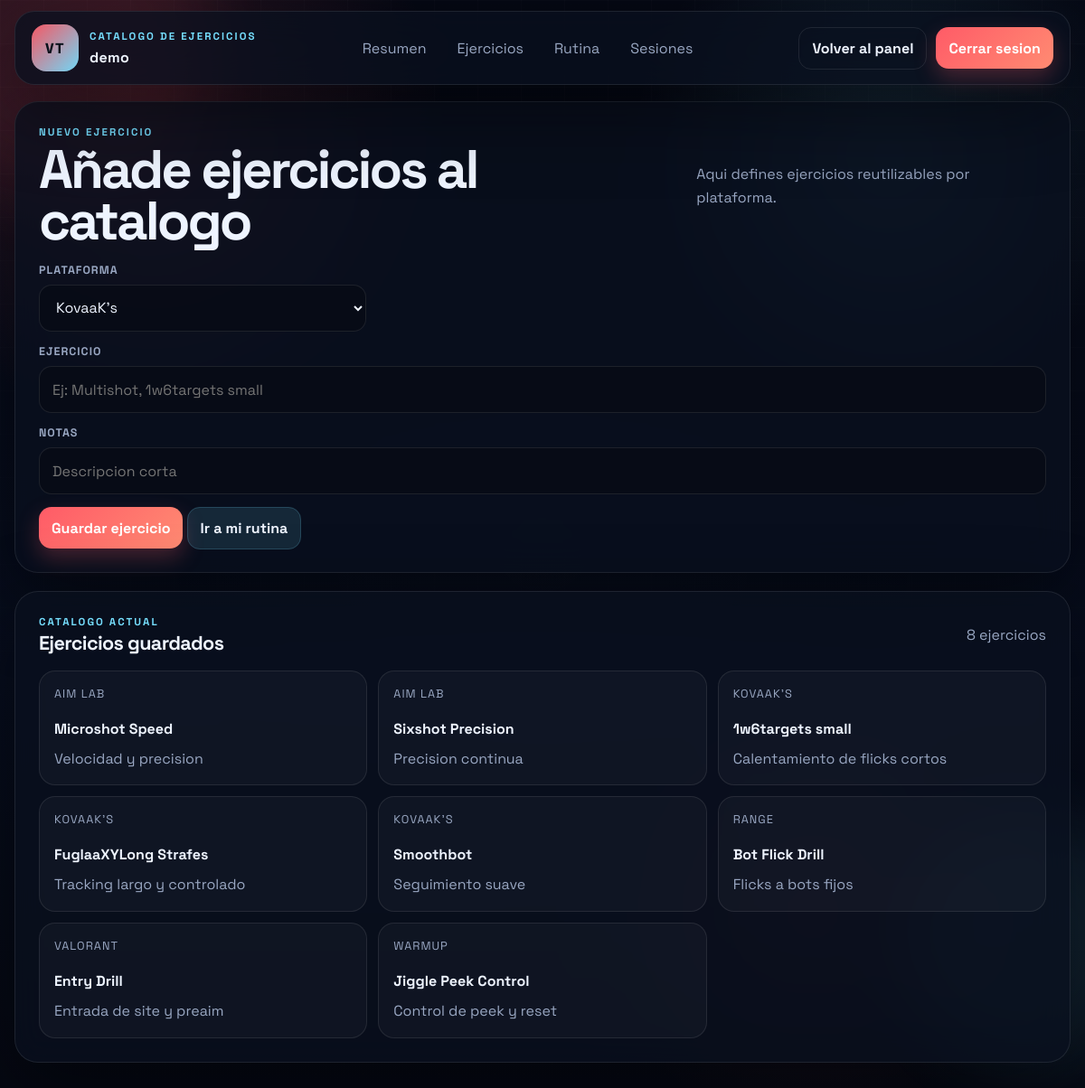
Screenshot of /exercises.php (signed in) with the database file from the repository.
### tables this page shows
CREATE TABLE IF NOT EXISTS users (
    id INT UNSIGNED NOT NULL AUTO_INCREMENT,
    username VARCHAR(50) NOT NULL,
    email VARCHAR(120) NOT NULL,
    password_hash VARCHAR(255) NOT NULL,
    email_verified_at TIMESTAMP NULL DEFAULT NULL,
    email_verification_token_hash CHAR(64) NULL,
    email_verification_sent_at TIMESTAMP NULL DEFAULT NULL,
    created_at TIMESTAMP NOT NULL DEFAULT CURRENT_TIMESTAMP,
    updated_at TIMESTAMP NOT NULL DEFAULT CURRENT_TIMESTAMP ON UPDATE CURRENT_TIMESTAMP,
    PRIMARY KEY (id),
    UNIQUE KEY uq_users_username (username),
    UNIQUE KEY uq_users_email (email)
);

CREATE TABLE IF NOT EXISTS training_exercises (
    id INT UNSIGNED NOT NULL AUTO_INCREMENT,
    platform VARCHAR(40) NOT NULL,
    exercise_name VARCHAR(190) NOT NULL,
    notes TEXT NULL,
    created_at TIMESTAMP NOT NULL DEFAULT CURRENT_TIMESTAMP,
    updated_at TIMESTAMP NOT NULL DEFAULT CURRENT_TIMESTAMP ON UPDATE CURRENT_TIMESTAMP,
    PRIMARY KEY (id),
    UNIQUE KEY uq_training_exercises_platform_name (platform, exercise_name)
);

### helpers.php (called while the page is built, shortened)
<?php
function h($value): string
{
    return htmlspecialchars((string) $value, ENT_QUOTES, 'UTF-8');
}
function asset_version(string $path): string
{
    $absolutePath = __DIR__ . '/' . ltrim($path, '/');
    $modifiedTime = @filemtime($absolutePath);
    return $modifiedTime !== false ? (string) $modifiedTime : (string) time();
}
function current_user(PDO $pdo): ?array
{
    $fields = ['id', 'username', 'email', 'created_at'];
    if (column_exists($pdo, 'users', 'email_verified_at')) {
        $fields[] = 'email_verified_at';
    } else {
        $fields[] = 'NULL AS email_verified_at';
    }
    $statement = $pdo->prepare('SELECT ' . implode(', ', $fields) . ' FROM users WHERE id = :id LIMIT 1');
    $statement->execute(['id' => (int) $_SESSION['user_id']]);
    $user = $statement->fetch();
    return $user ?: null;
}
function column_exists(PDO $pdo, string $table, string $column): bool
{
    static $cache = [];
    $cacheKey = $table . '.' . $column;
    $statement = $pdo->prepare(
        'SELECT 1
         FROM information_schema.columns
         WHERE table_schema = DATABASE()
           AND table_name = :table_name
           AND column_name = :column_name
         LIMIT 1'
    );
    $statement->execute([
        'table_name' => $table,
        'column_name' => $column,
    ]);
    $cache[$cacheKey] = (bool) $statement->fetchColumn();
    return $cache[$cacheKey];
}

### app_context.php (called while the page is built, shortened)
<?php
function fetch_exercise_catalog(PDO $pdo): array
{
    $statement = $pdo->query(
        'SELECT id, platform, exercise_name, notes
         FROM training_exercises
         ORDER BY platform ASC, exercise_name ASC'
    );
    return $statement ? $statement->fetchAll() : [];
}

### exercises.php (the view, shortened to what this page needs)
<?php
require_once __DIR__ . '/db.php';
require_once __DIR__ . '/helpers.php';
require_once __DIR__ . '/app_context.php';
$pdo = null;
try {
    $pdo = db();
} catch (Throwable $throwable) {
    $dbError = 'No se pudo conectar a la base de datos. Revisa la configuracion de InfinityFree.';
}
$user = null;
$exerciseCatalog = [];
if ($pdo instanceof PDO) {
    $user = current_user($pdo);
    $exerciseCatalog = fetch_exercise_catalog($pdo);
}
?>
<!doctype html>
<html lang="es">
<head>
  <link rel="stylesheet" href="styles.css?v=<?= h(asset_version('styles.css')) ?>" />
</head>
<body>
  <div class="bg-orb orb-a"></div>
  <div class="bg-orb orb-b"></div>
  <div class="bg-grid"></div>
  <header class="site-header card">
    <div class="brand brand-lockup">
      <div class="brand-mark">VT</div>
      <div>
        <p class="eyebrow">Catalogo de ejercicios</p>
        <h1><?= $user ? h($user['username']) : 'Training Log' ?></h1>
      </div>
    </div>
    <nav class="site-nav" aria-label="Principal">
      <a href="dashboard.php">Resumen</a>
      <a href="exercises.php">Ejercicios</a>
      <a href="routine.php">Rutina</a>
      <a href="sessions.php">Sesiones</a>
    </nav>
    <div class="header-actions">
      <a class="ghost-btn" href="dashboard.php">Volver al panel</a>
      <form action="actions.php" method="post" class="header-logout-form">
        <button class="primary-btn" type="submit">Cerrar sesion</button>
      </form>
    </div>
  </header>
  <main class="page-shell">
    <section class="card overview-card">
      <div class="section-title">
        <div>
          <p class="eyebrow">Nuevo ejercicio</p>
          <h2>Añade ejercicios al catalogo</h2>
        </div>
        <p class="small-muted">Aqui defines ejercicios reutilizables por plataforma.</p>
      </div>
      <form class="entry-form compact-form" action="actions.php" method="post">
        <div class="form-grid-three">
          <label>
            <span>Plataforma</span>
            <select name="exercise_platform" required>
              <option value="KovaaK's">KovaaK's</option>
            </select>
          </label>
          <label class="full">
            <span>Ejercicio</span>
            <input type="text" name="exercise_name" placeholder="Ej: Multishot, 1w6targets small" required />
          </label>
          <label class="full">
            <span>Notas</span>
            <input type="text" name="exercise_notes" placeholder="Descripcion corta" />
          </label>
        </div>
        <div class="actions">
          <button class="primary-btn" type="submit">Guardar ejercicio</button>
          <a class="secondary-btn" href="routine.php">Ir a mi rutina</a>
        </div>
      </form>
    </section>
    <section class="card overview-card">
      <div class="section-title">
        <div>
          <p class="eyebrow">Catalogo actual</p>
          <h3>Ejercicios guardados</h3>
        </div>
        <p class="small-muted"><?= h((string) count($exerciseCatalog)) ?> ejercicios</p>
      </div>
      <div class="catalog-grid">
        <?php foreach ($exerciseCatalog as $exercise): ?>
          <article class="catalog-card">
            <p class="panel-label"><?= h((string) $exercise['platform']) ?></p>
            <h4><?= h((string) $exercise['exercise_name']) ?></h4>
            <p class="small-muted"><?= h((string) ($exercise['notes'] ?: 'Sin notas')) ?></p>
          </article>
        <?php endforeach; ?>
      </div>
    </section>
  </main>
</body>
</html>

### rows the page displays
users: username "demo"
training_exercises: platform "AIM LAB", exercise_name "Microshot Speed", notes "Velocidad y precision"
training_exercises: platform "AIM LAB", exercise_name "Sixshot Precision", notes "Precision continua"
training_exercises: platform "KOVAAK'S", exercise_name "1w6targets small", notes "Calentamiento de flicks cortos"
training_exercises: platform "KOVAAK'S", exercise_name "FuglaaXYLong Strafes", notes "Tracking largo y controlado"
training_exercises: platform "KOVAAK'S", exercise_name "Smoothbot", notes "Seguimiento suave"
training_exercises: platform "RANGE", exercise_name "Bot Flick Drill", notes "Flicks a bots fijos"
training_exercises: platform "VALORANT", exercise_name "Entry Drill", notes "Entrada de site y preaim"
training_exercises: platform "WARMUP", exercise_name "Jiggle Peek Control", notes "Control de peek y reset"

### other values shown
count($exerciseCatalog) "8"
